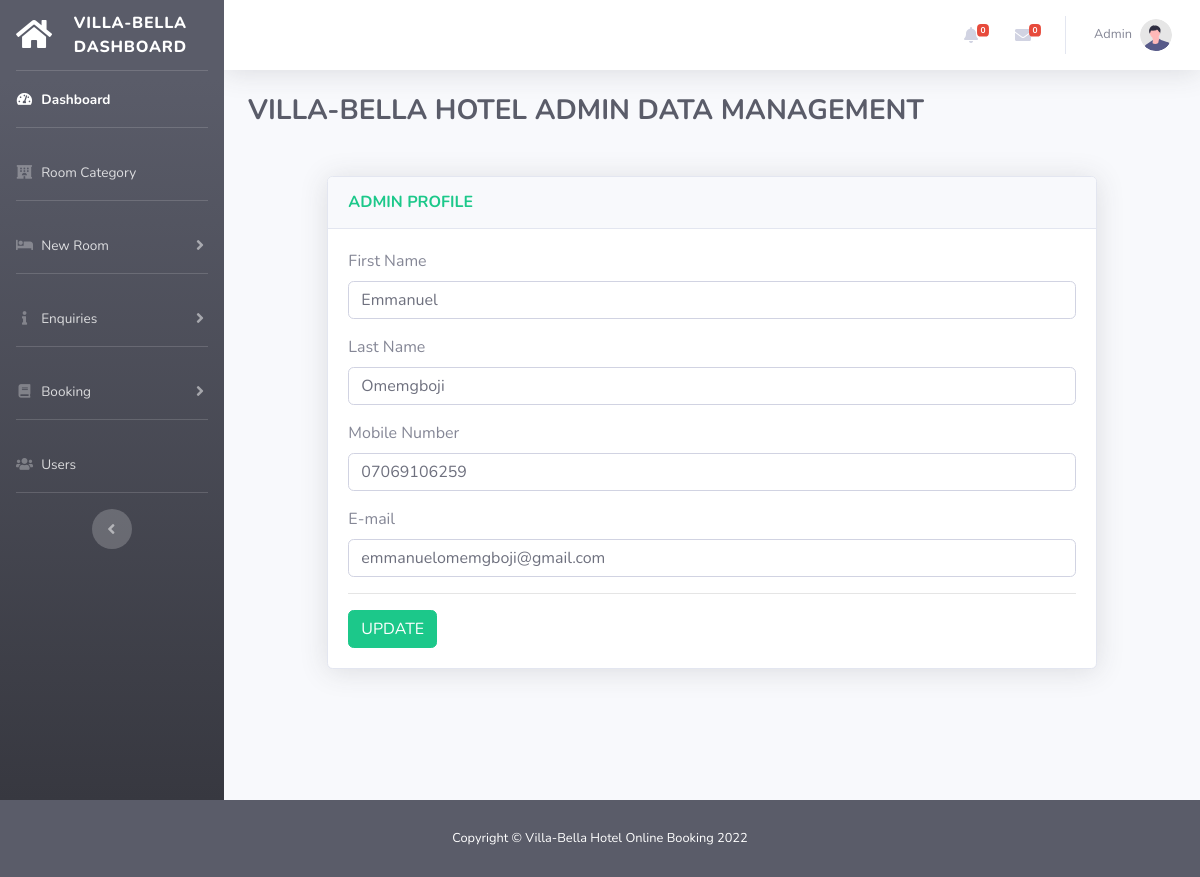
Page /admin/profile.php (signed in) on the committed database.
### tables this page shows
CREATE TABLE IF NOT EXISTS `users` (
  `id` int(11) NOT NULL AUTO_INCREMENT,
  `first_name` varchar(255) NOT NULL,
  `last_name` varchar(255) NOT NULL,
  `mobile_number` varchar(255) NOT NULL,
  `gender` varchar(255) NOT NULL,
  `email` varchar(255) NOT NULL,
  `password` varchar(255) NOT NULL,
  `date_of_reg` varchar(255) NOT NULL,
  `status` varchar(255) NOT NULL DEFAULT 'Active',
  `role` varchar(255) NOT NULL DEFAULT 'User',
  PRIMARY KEY (`id`),
  UNIQUE KEY `email` (`email`)
);

### helper/functions.php (called while the page is built, shortened)
<?php
function getUserProfile($db){
    $id= $_SESSION['id'];
    $sql = "SELECT * FROM users WHERE id = '$id'";
    $res = $db->query($sql);
    return $res;
}
?>

### admin/profile.php (the view, shortened to what this page needs)
<!DOCTYPE html>
<html lang="en">
<?php
     include_once("../helper/functions.php");
    include_once("../includes/admin-head.php");
?>
<body id="page-top">
    <div id="wrapper">
        <?php
        include_once("../includes/admin-sidebar.php");
        ?>
        <div id="content-wrapper" class="d-flex flex-column">
            <div id="content">
                <?php
                include_once("../includes/admin-topbar.php");
                ?>
                <div class="container-fluid">
                    <h3 class="h3 mb-5 font-weight-bold text-uppercase text-gray-800">Villa-Bella Hotel Admin Data Management</h3>
                    <div class="row justify-content-center">
                        <div class="col-xl-10 col-lg-10">
                            <div class="card shadow mb-4">
                                <div class="card-header py-3">
                                    <h6 class="m-0 font-weight-bold text-uppercase text-success">Admin Profile</h6>
                                </div>
                                <div class="card-body">
                                    <?php
                                    $rows = getUserProfile($db);
                                    ?>
                                    <form method="post" action="<?php echo $_SERVER['PHP_SELF']; ?>">
                                    <?php while($row = mysqli_fetch_assoc($rows)): ?>
                                        <div class="form-group">
        <label for="firstname">First Name</label>
        <input type="text" class="form-control" id="firstname" value="<?php echo $row['first_name']; ?>"  name="firstname" autocapitalize="words" required/>
        </div>
        <div class="form-group">
        <label for="lastname">Last Name</label>
        <input type="text" class="form-control" id="lastname" value="<?php echo $row['last_name']; ?>" name="lastname" autocapitalize="words" required/>
        </div>
        <div class="form-group">
        <label for="number">Mobile Number</label>
        <input type="number" class="form-control" id="number" value="<?php echo $row['mobile_number']; ?>"  name="number" required/>
        </div>
        <div class="form-group">
        <label for="email">E-mail</label>
        <input type="email" class="form-control" id="email" value="<?php echo $row['email']; ?>"  name="email" required/>
        </div>
                                    <?php endwhile; ?>
                                        <hr>
                                        <button type="submit" name="update" class="btn btn-success">UPDATE</button>
                                    </form>
                                </div>
                            </div>
                        </div>
            </div>
            </div>
            </div>
    </div>
    </div>
    <?php
            include_once("../includes/admin-footer.php");
            ?>
             </body>

### rows in the picture
users: firstname "Emmanuel", lastname "Omemgboji", number "07069106259", email "emmanuelomemgboji@gmail.com"

### other values in the picture
getAllBookingPending($db) "0"
getAllUnreadEnquiry($db) "0"
